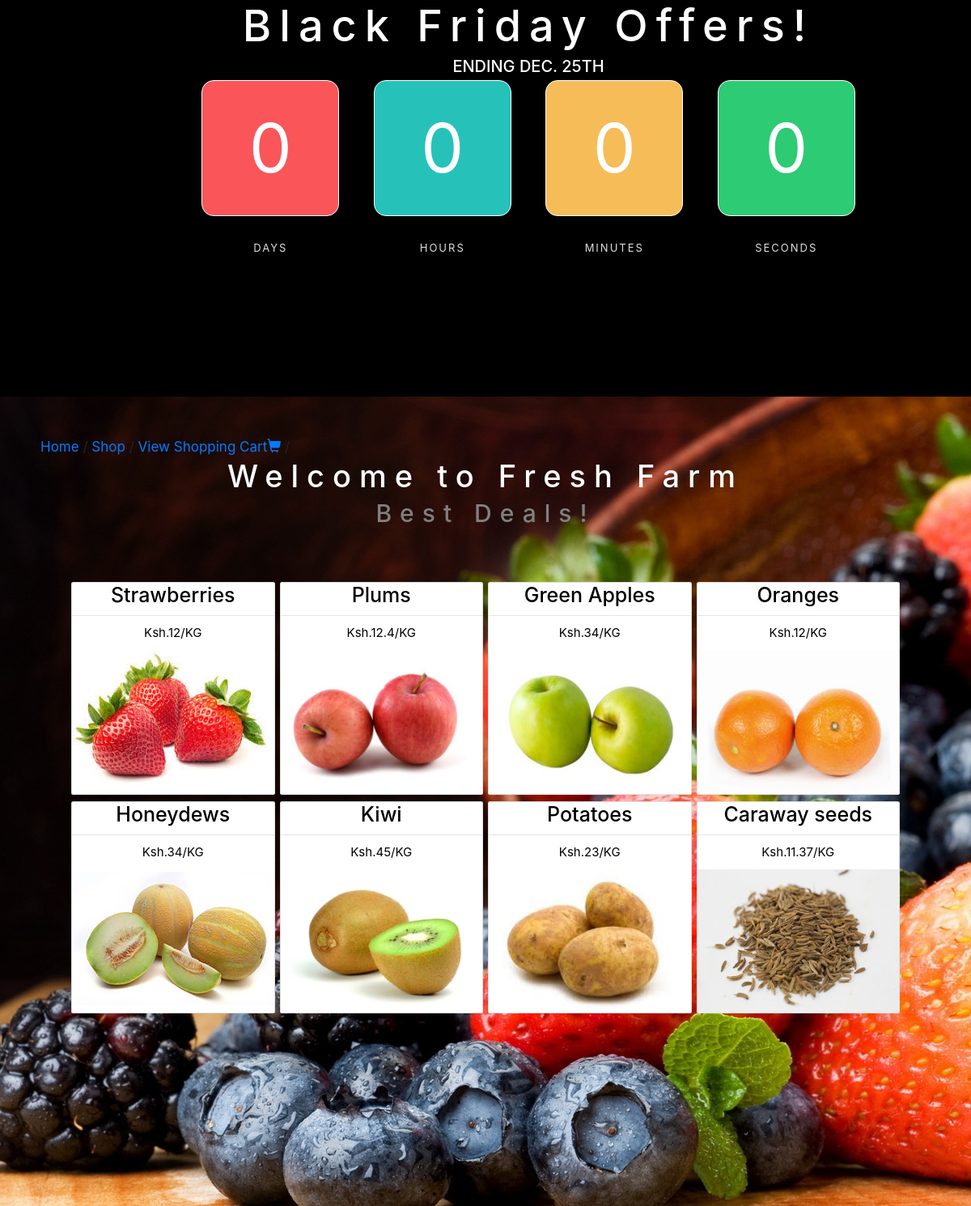
/countdown.php, run on the app's committed database.
### tables this page shows
CREATE TABLE `products` (
  `Productid` int(11) NOT NULL,
  `Category` int(11) DEFAULT NULL,
  `Name` varchar(50) DEFAULT NULL,
  `UnitPrice` float DEFAULT NULL,
  `Image` varchar(250) DEFAULT NULL,
  `date_added` datetime NOT NULL,
  `Deleted` int(11) DEFAULT NULL,
  `Featured` int(11) DEFAULT NULL
);

### countdown.php (the view, shortened to what this page needs)
<?php
require_once 'includes/init.php';
?>
<!DOCTYPE html>
<html>
<head>
<link href ="style.css" rel="stylesheet" type="text/css"/>
    <link rel="stylesheet" href="http://maxcdn.bootstrapcdn.com/bootstrap/3.3.7/css/bootstrap.min.css">
<link rel="stylesheet" href="https://maxcdn.bootstrapcdn.com/bootstrap/4.0.0-alpha.6/css/bootstrap.min.css">
</head>
<body>
<div class="clocksize" style="background-color:black;">
<div id="del-countdown">
<h1>Black Friday Offers!</h1>
<h2 style="text-align:center;color:white;">ENDING DEC. 25TH</h2>
<div id="clock"></div>
<div id="units">
<span>Days</span>
<span>Hours</span>
<span>Minutes</span>
<span>Seconds</span>
</div>
</div>
</div>
<div class="container5">
<?php include("toplinks.php") ?>
	<div class="title text-center">
		<h1 style="font-size:3.8em;color:white;"> Welcome to Fresh Farm</h1>
	</div>
    <h1 style="color:grey;text-align:center;font-size:30px;">Best Deals!</h1>
	<div class="container text-muted">
<div class="row rows">
   <?php
        $query = $db->query("SELECT * FROM Products WHERE Featured = 1");
        if($query->num_rows > 0){
            while($row = $query->fetch_assoc()){
        ?>
  <div class="col-md-6 col-lg-3">
  <div class="card">
  <div class="card-block">
  <h3 class="card-title text-center" style="font-size:25px;color:black;"><?php echo $row['Name']; ?></h3>
  <hr>
  <p class="text-center" style="font-size:15px;color:black;">Ksh.<?php echo $row['UnitPrice']; ?>/KG</p>
  </div>
  <img src="<?php echo $row['Image']; ?>" class="card-img-bottom img-fluid" alt="<?php echo $row['Name']; ?>" style="height:177px;"/>
     </div>
    </div>
      <?php } }else{ ?>
        <p>Product(s) not found.....</p>
        <?php } ?>
  </div>
</div>
</div>
</body>
</html>

### style.css (style rules this page uses)
h1 { color: #fff; text-align:center; font-size:74px; letter-spacing:10px; }
#del-countdown { width:850px; margin-left:228px; }
#clock:after { content:""; display:block; clear:both; }
#units span { float:left; width:25%; text-align:center; margin-top:30px; color:#ddd; text-transform:uppercase; font-size:13px; letter-spacing:2px; text-shadow:1px 1px 1px rgba(10,10,10,0.7); }

### countdown.php (style rules this page uses)
.col-lg-3 { width: 27%; }
.card { margin:4px -12px; -webkit-transition: all 200ms ease-in; -webkit-transform: scale(1); -ms-transition: all 200ms ease-in; -ms-transform: scale(1); -moz-transition: all 200ms ease-in; -moz-transform: scale(1); transition: all 200ms ease-in; transform: scale(1); }
.rows { margin:58px 20px; }
h1 { color: #fff; text-align:center; font-size:54px; letter-spacing:10px; }
#del-countdown { width:850px; margin-top:0px; margin-left:228px; }
#clock:after { content:""; display:block; clear:both; }
#units span { float:left; width:25%; text-align:center; margin-top:30px; color:#ddd; text-transform:uppercase; font-size:13px; letter-spacing:2px; text-shadow:1px 1px 1px rgba(10,10,10,0.7); }
.clocksize { height:490px; }

### data on the page
products: Name "Strawberries", UnitPrice "12", Image (picture)
products: Name "Plums", UnitPrice "12.4", Image (picture)
products: Name "Green Apples", UnitPrice "34", Image (picture)
products: Name "Oranges", UnitPrice "12", Image (picture)
products: Name "Honeydews", UnitPrice "34", Image (picture)
products: Name "Kiwi", UnitPrice "45", Image (picture)
products: Name "Potatoes", UnitPrice "23", Image (picture)
products: Name "Caraway seeds", UnitPrice "11.37", Image (picture)
